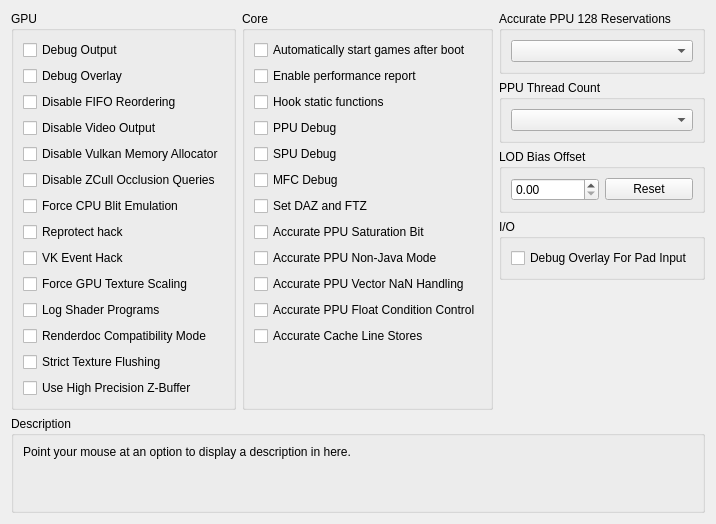
      <widget class="QWidget" name="debugTab">
       <attribute name="title">
        <string>Debug</string>
       </attribute>
       <layout class="QVBoxLayout" name="debugTab_layout" stretch="0,1,0">
        <item>
         <layout class="QHBoxLayout" name="debugTabLayout" stretch="1,1,1">
          <item>
           <widget class="QGroupBox" name="gb_debug_gpu">
            <property name="enabled">
             <bool>true</bool>
            </property>
            <property name="title">
             <string>GPU</string>
            </property>
            <property name="alignment">
             <set>Qt::AlignmentFlag::AlignLeading|Qt::AlignmentFlag::AlignLeft|Qt::AlignmentFlag::AlignTop</set>
            </property>
            <layout class="QVBoxLayout" name="gb_debug_gpu_layout">
             <item alignment="Qt::AlignmentFlag::AlignTop">
              <widget class="QCheckBox" name="debugOutput">
               <property name="text">
                <string>Debug Output</string>
               </property>
              </widget>
             </item>
             <item>
              <widget class="QCheckBox" name="debugOverlay">
               <property name="text">
                <string>Debug Overlay</string>
               </property>
              </widget>
             </item>
             <item>
              <widget class="QCheckBox" name="disableFIFOReordering">
               <property name="text">
                <string>Disable FIFO Reordering</string>
               </property>
              </widget>
             </item>
             <item>
              <widget class="QCheckBox" name="disableVideoOutput">
               <property name="text">
                <string>Disable Video Output</string>
               </property>
              </widget>
             </item>
             <item>
              <widget class="QCheckBox" name="disableVulkanMemAllocator">
               <property name="text">
                <string>Disable Vulkan Memory Allocator</string>
               </property>
              </widget>
             </item>
             <item>
              <widget class="QCheckBox" name="disableHwOcclusionQueries">
               <property name="text">
                <string>Disable ZCull Occlusion Queries</string>
               </property>
              </widget>
             </item>
             <item>
              <widget class="QCheckBox" name="forceCpuBlitEmulation">
               <property name="text">
                <string>Force CPU Blit Emulation</string>
               </property>
              </widget>
             </item>
            <item>
             <widget class="QCheckBox" name="reprotect_hack">
              <property name="text">
               <string>Reprotect hack</string>
              </property>
             </widget>
            </item>
            <item>
             <widget class="QCheckBox" name="vk_event_hack">
              <property name="text">
               <string>VK Event Hack</string>
              </property>
             </widget>
            </item>
             <item>
              <widget class="QCheckBox" name="gpuTextureScaling">
               <property name="text">
                <string>Force GPU Texture Scaling</string>
               </property>
              </widget>
             </item>
             <item>
              <widget class="QCheckBox" name="logProg">
               <property name="text">
                <string>Log Shader Programs</string>
               </property>
              </widget>
             </item>
             <item alignment="Qt::AlignmentFlag::AlignTop">
              <widget class="QCheckBox" name="renderdocCompatibility">
               <property name="enabled">
                <bool>true</bool>
               </property>
               <property name="text">
                <string>Renderdoc Compatibility Mode</string>
               </property>
              </widget>
             </item>
             <item>
              <widget class="QCheckBox" name="strictTextureFlushing">
               <property name="text">
                <string>Strict Texture Flushing</string>
               </property>
              </widget>
             </item>
             <item alignment="Qt::AlignmentFlag::AlignTop">
              <widget class="QCheckBox" name="forceHighpZ">
               <property name="text">
                <string>Use High Precision Z-Buffer</string>
               </property>
              </widget>
             </item>
             <item>
              <spacer name="verticalSpacerDebugGPU">
               <property name="orientation">
                <enum>Qt::Orientation::Vertical</enum>
               </property>
               <property name="sizeType">
                <enum>QSizePolicy::Policy::MinimumExpanding</enum>
               </property>
               <property name="sizeHint" stdset="0">
                <size>
                 <width>0</width>
                 <height>0</height>
                </size>
               </property>
              </spacer>
             </item>
            </layout>
           </widget>
          </item>
          <item>
           <widget class="QGroupBox" name="gb_debug_core">
            <property name="title">
             <string>Core</string>
            </property>
            <layout class="QVBoxLayout" name="gb_debug_core_layout">
             <item>
              <widget class="QCheckBox" name="alwaysStart">
               <property name="text">
                <string>Automatically start games after boot</string>
               </property>
              </widget>
             </item>
             <item>
              <widget class="QCheckBox" name="perfReport">
               <property name="text">
                <string>Enable performance report</string>
               </property>
              </widget>
             </item>
             <item>
              <widget class="QCheckBox" name="hookStFunc">
               <property name="text">
                <string>Hook static functions</string>
               </property>
              </widget>
             </item>
             <item>
              <widget class="QCheckBox" name="ppuDebug">
               <property name="text">
                <string>PPU Debug</string>
               </property>
              </widget>
             </item>
             <item>
              <widget class="QCheckBox" name="spuDebug">
               <property name="text">
                <string>SPU Debug</string>
               </property>
              </widget>
             </item>
             <item>
              <widget class="QCheckBox" name="mfcDebug">
               <property name="text">
                <string>MFC Debug</string>
               </property>
              </widget>
             </item>
             <item>
              <widget class="QCheckBox" name="setDAZandFTZ">
               <property name="text">
                <string>Set DAZ and FTZ</string>
               </property>
              </widget>
             </item>
             <item>
              <widget class="QCheckBox" name="accuratePPUSAT">
               <property name="text">
                <string>Accurate PPU Saturation Bit</string>
               </property>
              </widget>
             </item>
             <item>
              <widget class="QCheckBox" name="accuratePPUNJ">
               <property name="text">
                <string>Accurate PPU Non-Java Mode</string>
               </property>
              </widget>
             </item>
             <item>
              <widget class="QCheckBox" name="accuratePPUVNAN">
               <property name="text">
                <string>Accurate PPU Vector NaN Handling</string>
               </property>
              </widget>
             </item>
             <item>
              <widget class="QCheckBox" name="accuratePPUFPCC">
               <property name="text">
                <string>Accurate PPU Float Condition Control</string>
               </property>
              </widget>
             </item>
             <item>
              <widget class="QCheckBox" name="accurateClineStores">
               <property name="text">
                <string>Accurate Cache Line Stores</string>
               </property>
              </widget>
             </item>
             <item>
              <spacer name="verticalSpacerDebugCore">
               <property name="orientation">
                <enum>Qt::Orientation::Vertical</enum>
               </property>
               <property name="sizeType">
                <enum>QSizePolicy::Policy::MinimumExpanding</enum>
               </property>
               <property name="sizeHint" stdset="0">
                <size>
                 <width>0</width>
                 <height>0</height>
                </size>
               </property>
              </spacer>
             </item>
            </layout>
           </widget>
          </item>
          <item>
           <widget class="QWidget" name="debug_more_stuff" native="true">
            <layout class="QVBoxLayout" name="debug_more_stuff_layout" stretch="0,0,0,0,1">
             <property name="leftMargin">
              <number>0</number>
             </property>
             <property name="topMargin">
              <number>0</number>
             </property>
             <property name="rightMargin">
              <number>0</number>
             </property>
             <property name="bottomMargin">
              <number>0</number>
             </property>
             <item>
              <widget class="QGroupBox" name="gb_accurate_ppu_128">
               <property name="title">
                <string>Accurate PPU 128 Reservations</string>
               </property>
               <layout class="QVBoxLayout" name="gb_accurate_ppu_128_layout">
                <item>
                 <widget class="QComboBox" name="combo_accurate_ppu_128"/>
                </item>
               </layout>
              </widget>
             </item>
             <item>
              <widget class="QGroupBox" name="gb_num_ppu_threads">
               <property name="title">
                <string>PPU Thread Count</string>
               </property>
               <layout class="QVBoxLayout" name="vbl_num_ppu_threads">
                <item>
                 <widget class="QComboBox" name="combo_num_ppu_threads"/>
                </item>
               </layout>
              </widget>
             </item>
             <item>
              <widget class="QGroupBox" name="gb_Level_of_Detail">
               <property name="title">
                <string>LOD Bias Offset</string>
               </property>
               <layout class="QVBoxLayout" name="gb_Level_of_Detail_Layout">
                <item>
                 <layout class="QHBoxLayout" name="TextureLODBiasLayout">
                  <item>
                   <widget class="QDoubleSpinBox" name="TextureLODBias"/>
                  </item>
                  <item>
                   <widget class="QPushButton" name="TextureLODBiasReset">
                    <property name="text">
                     <string>Reset</string>
                    </property>
                   </widget>
                  </item>
                 </layout>
                </item>
               </layout>
              </widget>
             </item>
             <item>
              <widget class="QGroupBox" name="gb_debug_io">
               <property name="title">
                <string>I/O</string>
               </property>
               <layout class="QVBoxLayout" name="gb_debug_io_layout">
                <item>
                 <widget class="QCheckBox" name="debugOverlayIO">
                  <property name="text">
                   <string>Debug Overlay For Pad Input</string>
                  </property>
                 </widget>
                </item>
                <item>
                 <spacer name="verticalSpacer">
                  <property name="orientation">
                   <enum>Qt::Orientation::Vertical</enum>
                  </property>
                  <property name="sizeType">
                   <enum>QSizePolicy::Policy::MinimumExpanding</enum>
                  </property>
                  <property name="sizeHint" stdset="0">
                   <size>
                    <width>0</width>
                    <height>0</height>
                   </size>
                  </property>
                 </spacer>
                </item>
               </layout>
              </widget>
             </item>
             <item>
              <spacer name="verticalSpacerDebugMore">
               <property name="orientation">
                <enum>Qt::Orientation::Vertical</enum>
               </property>
               <property name="sizeType">
                <enum>QSizePolicy::Policy::MinimumExpanding</enum>
               </property>
               <property name="sizeHint" stdset="0">
                <size>
                 <width>0</width>
                 <height>0</height>
                </size>
               </property>
              </spacer>
             </item>
            </layout>
           </widget>
          </item>
         </layout>
        </item>
        <item>
         <spacer name="debugTabSpacer">
          <property name="orientation">
           <enum>Qt::Orientation::Vertical</enum>
          </property>
          <property name="sizeType">
           <enum>QSizePolicy::Policy::MinimumExpanding</enum>
          </property>
          <property name="sizeHint" stdset="0">
           <size>
            <width>0</width>
            <height>0</height>
           </size>
          </property>
         </spacer>
        </item>
        <item>
         <widget class="QGroupBox" name="gb_description_debug">
          <property name="title">
           <string>Description</string>
          </property>
          <layout class="QVBoxLayout" name="gb_description_debug_layout">
           <item>
            <widget class="QLabel" name="description_debug">
             <property name="text">
              <string>Point your mouse at an option to display a description in here.


</string>
             </property>
             <property name="textFormat">
              <enum>Qt::TextFormat::PlainText</enum>
             </property>
             <property name="alignment">
              <set>Qt::AlignmentFlag::AlignLeading|Qt::AlignmentFlag::AlignLeft|Qt::AlignmentFlag::AlignTop</set>
             </property>
             <property name="wordWrap">
              <bool>true</bool>
             </property>
            </widget>
           </item>
          </layout>
         </widget>
        </item>
       </layout>
      </widget>
